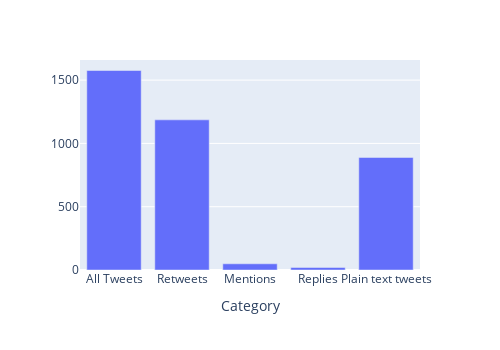

The notebook cell saved with this chart:
### Code cell
import seaborn as sns
import matplotlib.pyplot as plt

len_list = [ len(df), len(rt_tweets),len(mention_tweets), len(reply_tweets), len(plain_text_tweets)]
item_list = ['All Tweets','Retweets', 'Mentions', 'Replies', 'Plain text tweets']
tweets = pd.DataFrame([np.array(i) for i in zip(item_list, len_list)], columns=['Category', 'Total'])

import plotly_express as px

fig = px.bar(tweets[:20], y='Total', x='Category', orientation='v', 
             width=500, height=350, )
fig.update_yaxes(categoryorder='total ascending', title='')

### Figure 1 — Plotly figure (JSON) as saved in the notebook; plotly's stock layout.template omitted (floating-point values rounded to 4 significant figures)
{"data": [{"alignmentgroup": "True", "hoverlabel": {"namelength": 0}, "hovertemplate": "Category=%{x}<br>Total=%{y}", "legendgroup": "", "marker": {"color": "#636efa"}, "name": "", "offsetgroup": "", "orientation": "v", "showlegend": false, "textposition": "auto", "type": "bar", "x": ["All Tweets", "Retweets", "Mentions", "Replies", "Plain text tweets"], "xaxis": "x", "y": ["1576", "1186", "49", "20", "889"], "yaxis": "y"}], "layout": {"barmode": "relative", "height": 350, "legend": {"tracegroupgap": 0}, "margin": {"t": 60}, "width": 500, "xaxis": {"anchor": "y", "domain": [0, 1], "title": {"text": "Category"}}, "yaxis": {"anchor": "x", "categoryorder": "total ascending", "domain": [0, 1], "title": {"text": ""}}}}
